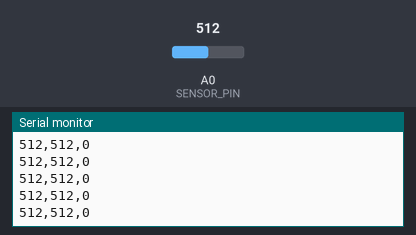
This sketch was run on a simulated Arduino Uno, built with avr-gcc and run on an emulated ATmega328P. Parts: the last lines printed to the serial monitor. The test bench sets the inputs (shaded band); at power-on: A0 (SENSOR_PIN) = 512.

Above: at 1.2 s.
1.3 s: A0 (SENSOR_PIN) set to 610
At 2.4 s:
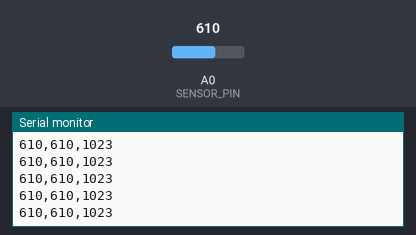
4.3 s: A0 (SENSOR_PIN) set to 600
At 4.9 s:
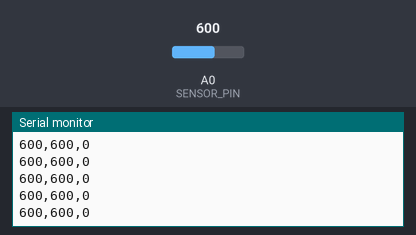
Timing chart, 0 to 7.3 s (numbered marks = the images above; inputs shaded):
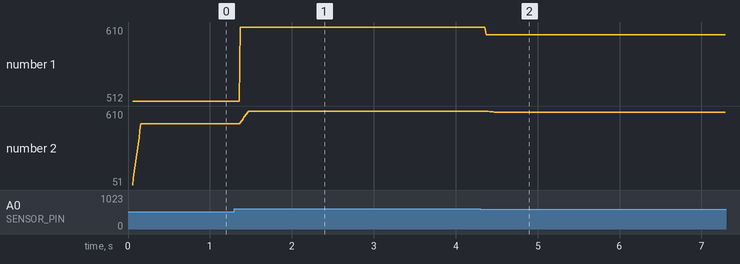

Measured:
- after the input at 1.3 s, the serial monitor: prints a new line after 0.07 s (image 1)
- after the input at 4.3 s, the serial monitor: prints a new line after 0.07 s (image 2)
- plotted number 1: 512 → 610 after the input at 1.3 s
- plotted number 2: 512 → 610 after the input at 1.3 s

The sketch:

Block_02_EMG_Reader.ino
```cpp
// BLOCK 02 — EMG Reader
// Reads EMG muscle signal, applies moving average smoothing,
// and detects muscle activation via threshold.
// WORKS WITH: MyoWare Muscle Sensor / generic EMG
// WIRING: Sensor SIG -> A0 | VCC -> 5V | GND

const int SENSOR_PIN   = A0;
const int WINDOW_SIZE  = 10;
const int THRESHOLD    = 600;
const int SAMPLE_DELAY = 5;

int  readings[10];
int  readIndex = 0;
long total     = 0;

void setup() {
  Serial.begin(9600);
  for (int i = 0; i < WINDOW_SIZE; i++) readings[i] = 0;
  Serial.println("# Block 02 — EMG Reader");
  Serial.println("# Raw,Smoothed,Activated");
}

void loop() {
  int raw = analogRead(SENSOR_PIN);

  total -= readings[readIndex];
  readings[readIndex] = raw;
  total += readings[readIndex];
  readIndex = (readIndex + 1) % WINDOW_SIZE;
  int smoothed = total / WINDOW_SIZE;

  bool activated = (smoothed > THRESHOLD);

  Serial.print(raw);
  Serial.print(",");
  Serial.print(smoothed);
  Serial.print(",");
  Serial.println(activated ? 1023 : 0);

  delay(SAMPLE_DELAY);
}
```
